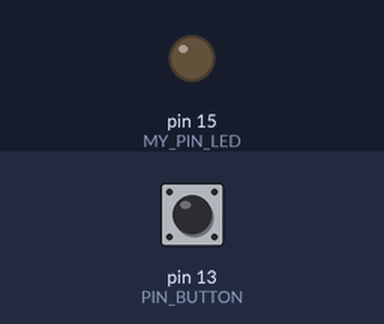
The sketch below on a simulated Arduino Uno, built with avr-gcc and run on an emulated ATmega328P. Shown: output pins drawn as LEDs (lit = HIGH). The test bench sets the inputs (shaded band); at power-on: pin 13 (PIN_BUTTON) HIGH.

Above: at 1.2 s.
1.3 s: pin 13 (PIN_BUTTON) pulled LOW for 0.15 s
At 1.37 s:
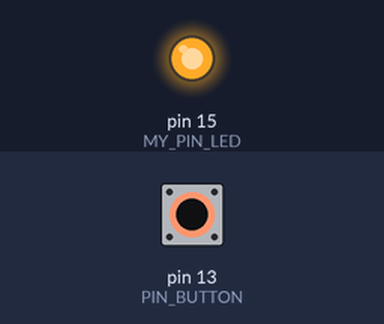
2.9 s: pin 13 (PIN_BUTTON) pulled LOW for 3.2 s
At 7.5 s:
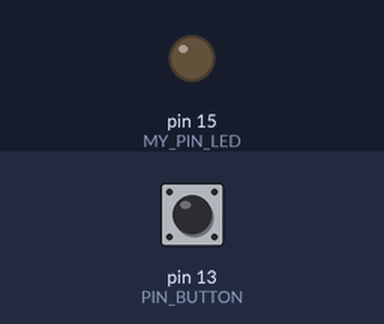
Timing chart, 0 to 9.0 s (numbered marks = the images above; inputs shaded):
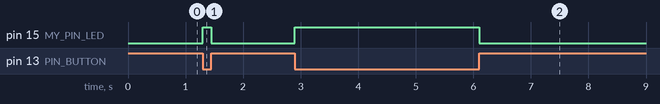

Measured:
- after the input at 1.3 s, pin 15 (MY_PIN_LED): LOW → HIGH at once, → LOW 0.15 s later
- after the input at 2.9 s, pin 15 (MY_PIN_LED): LOW → HIGH at once, → LOW 3.2 s later

The sketch:

button_light.ino
```cpp
#define MY_PIN_LED 15
#define PIN_BUTTON 13
// the setup function runs once when you press reset or power the board
void setup() {
  // initialize digital pin MY_PIN_LED as an output.
  pinMode(MY_PIN_LED, OUTPUT);
  pinMode(PIN_BUTTON, INPUT);
}
// the loop function runs over and over again forever
void loop() {
  if (digitalRead(PIN_BUTTON) == LOW) {
    digitalWrite(MY_PIN_LED,HIGH);
  }else{
    digitalWrite(MY_PIN_LED,LOW);
  }
}
```
